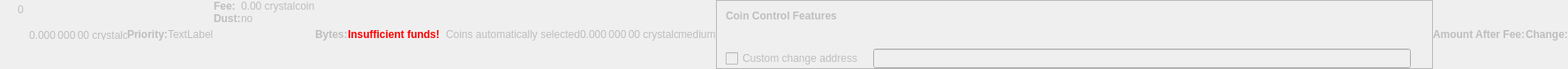
    <widget class="QWidget" name="dummyHideWidget" native="true">
     <property name="enabled">
      <bool>false</bool>
     </property>
     <property name="maximumSize">
      <size>
       <width>100</width>
       <height>22</height>
      </size>
     </property>
     <layout class="QHBoxLayout" name="dummyHideLayout">
      <property name="spacing">
       <number>0</number>
      </property>
      <property name="leftMargin">
       <number>0</number>
      </property>
      <property name="topMargin">
       <number>0</number>
      </property>
      <property name="rightMargin">
       <number>0</number>
      </property>
      <property name="bottomMargin">
       <number>0</number>
      </property>
      <item>
       <layout class="QFormLayout" name="formLayoutCoinControl1">
        <property name="horizontalSpacing">
         <number>10</number>
        </property>
        <property name="verticalSpacing">
         <number>14</number>
        </property>
        <property name="leftMargin">
         <number>10</number>
        </property>
        <property name="topMargin">
         <number>4</number>
        </property>
        <property name="rightMargin">
         <number>6</number>
        </property>
        <item row="0" column="1">
         <widget class="QLabel" name="labelCoinControlBytes">
          <property name="cursor">
           <cursorShape>IBeamCursor</cursorShape>
          </property>
          <property name="contextMenuPolicy">
           <enum>Qt::ActionsContextMenu</enum>
          </property>
          <property name="text">
           <string notr="true">0</string>
          </property>
          <property name="textInteractionFlags">
           <set>Qt::LinksAccessibleByMouse|Qt::TextSelectableByKeyboard|Qt::TextSelectableByMouse</set>
          </property>
         </widget>
        </item>
       </layout>
      </item>
      <item>
       <widget class="QLabel" name="labelCoinControlAfterFee">
        <property name="enabled">
         <bool>false</bool>
        </property>
        <property name="sizePolicy">
         <sizepolicy hsizetype="Fixed" vsizetype="Fixed">
          <horstretch>0</horstretch>
          <verstretch>0</verstretch>
         </sizepolicy>
        </property>
        <property name="minimumSize">
         <size>
          <width>111</width>
          <height>12</height>
         </size>
        </property>
        <property name="maximumSize">
         <size>
          <width>111</width>
          <height>12</height>
         </size>
        </property>
        <property name="cursor">
         <cursorShape>IBeamCursor</cursorShape>
        </property>
        <property name="contextMenuPolicy">
         <enum>Qt::ActionsContextMenu</enum>
        </property>
        <property name="text">
         <string notr="true">0.000 000 00 crystalcoin</string>
        </property>
        <property name="textInteractionFlags">
         <set>Qt::LinksAccessibleByMouse|Qt::TextSelectableByKeyboard|Qt::TextSelectableByMouse</set>
        </property>
       </widget>
      </item>
      <item>
       <widget class="QLabel" name="labelCoinControlPriorityText">
        <property name="enabled">
         <bool>false</bool>
        </property>
        <property name="font">
         <font>
          <weight>75</weight>
          <bold>true</bold>
         </font>
        </property>
        <property name="text">
         <string>Priority:</string>
        </property>
       </widget>
      </item>
      <item>
       <layout class="QHBoxLayout" name="horizontalLayout">
        <item>
         <widget class="QLabel" name="WarningLabel">
          <property name="text">
           <string>TextLabel</string>
          </property>
         </widget>
        </item>
       </layout>
      </item>
      <item>
       <layout class="QFormLayout" name="formLayoutCoinControl3">
        <property name="horizontalSpacing">
         <number>0</number>
        </property>
        <property name="verticalSpacing">
         <number>0</number>
        </property>
        <property name="leftMargin">
         <number>0</number>
        </property>
        <property name="topMargin">
         <number>0</number>
        </property>
        <property name="rightMargin">
         <number>0</number>
        </property>
        <item row="0" column="0">
         <widget class="QLabel" name="labelCoinControlFeeText">
          <property name="enabled">
           <bool>false</bool>
          </property>
          <property name="font">
           <font>
            <weight>75</weight>
            <bold>true</bold>
           </font>
          </property>
          <property name="text">
           <string>Fee:</string>
          </property>
          <property name="margin">
           <number>0</number>
          </property>
         </widget>
        </item>
        <item row="0" column="1">
         <widget class="QLabel" name="labelCoinControlFee">
          <property name="enabled">
           <bool>false</bool>
          </property>
          <property name="cursor">
           <cursorShape>IBeamCursor</cursorShape>
          </property>
          <property name="contextMenuPolicy">
           <enum>Qt::ActionsContextMenu</enum>
          </property>
          <property name="text">
           <string notr="true">0.00 crystalcoin</string>
          </property>
          <property name="textInteractionFlags">
           <set>Qt::LinksAccessibleByMouse|Qt::TextSelectableByKeyboard|Qt::TextSelectableByMouse</set>
          </property>
         </widget>
        </item>
        <item row="1" column="0">
         <widget class="QLabel" name="labelCoinControlLowOutputText">
          <property name="enabled">
           <bool>false</bool>
          </property>
          <property name="font">
           <font>
            <weight>75</weight>
            <bold>true</bold>
           </font>
          </property>
          <property name="text">
           <string>Dust:</string>
          </property>
         </widget>
        </item>
        <item row="1" column="1">
         <widget class="QLabel" name="labelCoinControlLowOutput">
          <property name="enabled">
           <bool>false</bool>
          </property>
          <property name="cursor">
           <cursorShape>IBeamCursor</cursorShape>
          </property>
          <property name="contextMenuPolicy">
           <enum>Qt::ActionsContextMenu</enum>
          </property>
          <property name="text">
           <string>no</string>
          </property>
          <property name="textInteractionFlags">
           <set>Qt::LinksAccessibleByMouse|Qt::TextSelectableByKeyboard|Qt::TextSelectableByMouse</set>
          </property>
         </widget>
        </item>
       </layout>
      </item>
      <item>
       <widget class="QLabel" name="labelCoinControlBytesText">
        <property name="enabled">
         <bool>false</bool>
        </property>
        <property name="font">
         <font>
          <weight>75</weight>
          <bold>true</bold>
         </font>
        </property>
        <property name="text">
         <string>Bytes:</string>
        </property>
       </widget>
      </item>
      <item>
       <layout class="QFormLayout" name="formLayoutCoinControl2">
        <property name="horizontalSpacing">
         <number>0</number>
        </property>
        <property name="verticalSpacing">
         <number>0</number>
        </property>
        <property name="leftMargin">
         <number>0</number>
        </property>
        <property name="topMargin">
         <number>0</number>
        </property>
        <property name="rightMargin">
         <number>0</number>
        </property>
       </layout>
      </item>
      <item>
       <layout class="QHBoxLayout" name="horizontalLayoutCoinControl2">
        <property name="spacing">
         <number>0</number>
        </property>
        <property name="bottomMargin">
         <number>0</number>
        </property>
       </layout>
      </item>
      <item>
       <widget class="QLabel" name="labelCoinControlInsuffFunds">
        <property name="enabled">
         <bool>false</bool>
        </property>
        <property name="minimumSize">
         <size>
          <width>0</width>
          <height>0</height>
         </size>
        </property>
        <property name="font">
         <font>
          <weight>75</weight>
          <bold>true</bold>
         </font>
        </property>
        <property name="styleSheet">
         <string notr="true">color:red;font-weight:bold;</string>
        </property>
        <property name="text">
         <string>Insufficient funds!</string>
        </property>
        <property name="margin">
         <number>5</number>
        </property>
       </widget>
      </item>
      <item>
       <layout class="QFormLayout" name="formLayoutCoinControl4">
        <property name="horizontalSpacing">
         <number>0</number>
        </property>
        <property name="verticalSpacing">
         <number>0</number>
        </property>
        <property name="leftMargin">
         <number>0</number>
        </property>
        <property name="topMargin">
         <number>0</number>
        </property>
        <property name="rightMargin">
         <number>0</number>
        </property>
       </layout>
      </item>
      <item>
       <widget class="QLabel" name="labelCoinControlChangeLabel">
        <property name="enabled">
         <bool>false</bool>
        </property>
        <property name="sizePolicy">
         <sizepolicy hsizetype="Preferred" vsizetype="Expanding">
          <horstretch>0</horstretch>
          <verstretch>0</verstretch>
         </sizepolicy>
        </property>
        <property name="minimumSize">
         <size>
          <width>0</width>
          <height>0</height>
         </size>
        </property>
        <property name="text">
         <string/>
        </property>
        <property name="margin">
         <number>3</number>
        </property>
       </widget>
      </item>
      <item>
       <widget class="QLabel" name="labelCoinControlAutomaticallySelected">
        <property name="enabled">
         <bool>false</bool>
        </property>
        <property name="sizePolicy">
         <sizepolicy hsizetype="Fixed" vsizetype="Fixed">
          <horstretch>0</horstretch>
          <verstretch>0</verstretch>
         </sizepolicy>
        </property>
        <property name="minimumSize">
         <size>
          <width>0</width>
          <height>0</height>
         </size>
        </property>
        <property name="maximumSize">
         <size>
          <width>240</width>
          <height>16777215</height>
         </size>
        </property>
        <property name="text">
         <string>Coins automatically selected</string>
        </property>
        <property name="margin">
         <number>5</number>
        </property>
       </widget>
      </item>
      <item>
       <widget class="QLabel" name="labelCoinControlChange">
        <property name="enabled">
         <bool>false</bool>
        </property>
        <property name="sizePolicy">
         <sizepolicy hsizetype="Fixed" vsizetype="Fixed">
          <horstretch>0</horstretch>
          <verstretch>0</verstretch>
         </sizepolicy>
        </property>
        <property name="minimumSize">
         <size>
          <width>111</width>
          <height>0</height>
         </size>
        </property>
        <property name="maximumSize">
         <size>
          <width>111</width>
          <height>16777215</height>
         </size>
        </property>
        <property name="cursor">
         <cursorShape>IBeamCursor</cursorShape>
        </property>
        <property name="contextMenuPolicy">
         <enum>Qt::ActionsContextMenu</enum>
        </property>
        <property name="text">
         <string notr="true">0.000 000 00 crystalcoin</string>
        </property>
        <property name="textInteractionFlags">
         <set>Qt::LinksAccessibleByMouse|Qt::TextSelectableByKeyboard|Qt::TextSelectableByMouse</set>
        </property>
       </widget>
      </item>
      <item>
       <widget class="QLabel" name="labelCoinControlPriority">
        <property name="enabled">
         <bool>false</bool>
        </property>
        <property name="cursor">
         <cursorShape>IBeamCursor</cursorShape>
        </property>
        <property name="contextMenuPolicy">
         <enum>Qt::ActionsContextMenu</enum>
        </property>
        <property name="text">
         <string>medium</string>
        </property>
        <property name="textInteractionFlags">
         <set>Qt::LinksAccessibleByMouse|Qt::TextSelectableByKeyboard|Qt::TextSelectableByMouse</set>
        </property>
       </widget>
      </item>
      <item>
       <widget class="QFrame" name="frameCoinControl">
        <property name="sizePolicy">
         <sizepolicy hsizetype="Expanding" vsizetype="Expanding">
          <horstretch>0</horstretch>
          <verstretch>0</verstretch>
         </sizepolicy>
        </property>
        <property name="maximumSize">
         <size>
          <width>16777215</width>
          <height>16777215</height>
         </size>
        </property>
        <property name="frameShape">
         <enum>QFrame::StyledPanel</enum>
        </property>
        <property name="frameShadow">
         <enum>QFrame::Sunken</enum>
        </property>
        <layout class="QVBoxLayout" name="verticalLayoutCoinControl2_2">
         <property name="spacing">
          <number>0</number>
         </property>
         <property name="leftMargin">
          <number>0</number>
         </property>
         <property name="topMargin">
          <number>0</number>
         </property>
         <property name="rightMargin">
          <number>0</number>
         </property>
         <property name="bottomMargin">
          <number>0</number>
         </property>
         <item>
          <layout class="QVBoxLayout" name="verticalLayoutCoinControl" stretch="0,0,0,1">
           <property name="spacing">
            <number>0</number>
           </property>
           <property name="leftMargin">
            <number>10</number>
           </property>
           <property name="topMargin">
            <number>10</number>
           </property>
           <item>
            <layout class="QHBoxLayout" name="horizontalLayoutCoinControl1">
             <property name="bottomMargin">
              <number>15</number>
             </property>
             <item>
              <widget class="QLabel" name="labelCoinControlFeatures">
               <property name="enabled">
                <bool>false</bool>
               </property>
               <property name="sizePolicy">
                <sizepolicy hsizetype="Preferred" vsizetype="Maximum">
                 <horstretch>0</horstretch>
                 <verstretch>0</verstretch>
                </sizepolicy>
               </property>
               <property name="font">
                <font>
                 <weight>75</weight>
                 <bold>true</bold>
                </font>
               </property>
               <property name="styleSheet">
                <string notr="true">font-weight:bold;</string>
               </property>
               <property name="text">
                <string>Coin Control Features</string>
               </property>
              </widget>
             </item>
            </layout>
           </item>
           <item>
            <widget class="QWidget" name="widgetCoinControl" native="true">
             <property name="sizePolicy">
              <sizepolicy hsizetype="Preferred" vsizetype="Preferred">
               <horstretch>0</horstretch>
               <verstretch>0</verstretch>
              </sizepolicy>
             </property>
             <property name="minimumSize">
              <size>
               <width>0</width>
               <height>0</height>
              </size>
             </property>
             <property name="styleSheet">
              <string notr="true"/>
             </property>
             <layout class="QHBoxLayout" name="horizontalLayoutCoinControl5_2">
              <property name="leftMargin">
               <number>0</number>
              </property>
              <property name="topMargin">
               <number>0</number>
              </property>
              <property name="rightMargin">
               <number>0</number>
              </property>
              <property name="bottomMargin">
               <number>0</number>
              </property>
              <item>
               <layout class="QHBoxLayout" name="horizontalLayoutCoinControl3">
                <property name="spacing">
                 <number>20</number>
                </property>
                <property name="topMargin">
                 <number>0</number>
                </property>
                <property name="bottomMargin">
                 <number>10</number>
                </property>
               </layout>
              </item>
             </layout>
            </widget>
           </item>
           <item>
            <layout class="QHBoxLayout" name="horizontalLayoutCoinControl4" stretch="0,0,0">
             <property name="spacing">
              <number>12</number>
             </property>
             <property name="sizeConstraint">
              <enum>QLayout::SetDefaultConstraint</enum>
             </property>
             <property name="topMargin">
              <number>5</number>
             </property>
             <property name="rightMargin">
              <number>5</number>
             </property>
             <item>
              <widget class="QCheckBox" name="checkBoxCoinControlChange">
               <property name="enabled">
                <bool>false</bool>
               </property>
               <property name="toolTip">
                <string>If this is activated, but the change address is empty or invalid, change will be sent to a newly generated address.</string>
               </property>
               <property name="text">
                <string>Custom change address</string>
               </property>
              </widget>
             </item>
             <item>
              <widget class="QValidatedLineEdit" name="lineEditCoinControlChange">
               <property name="enabled">
                <bool>false</bool>
               </property>
               <property name="sizePolicy">
                <sizepolicy hsizetype="Expanding" vsizetype="Fixed">
                 <horstretch>0</horstretch>
                 <verstretch>0</verstretch>
                </sizepolicy>
               </property>
              </widget>
             </item>
             <item>
              <widget class="QLabel" name="labelCoinControlChangeLabel_2">
               <property name="sizePolicy">
                <sizepolicy hsizetype="Preferred" vsizetype="Expanding">
                 <horstretch>0</horstretch>
                 <verstretch>0</verstretch>
                </sizepolicy>
               </property>
               <property name="minimumSize">
                <size>
                 <width>0</width>
                 <height>0</height>
                </size>
               </property>
               <property name="text">
                <string/>
               </property>
               <property name="margin">
                <number>3</number>
               </property>
              </widget>
             </item>
            </layout>
           </item>
           <item>
            <spacer name="verticalSpacerCoinControl">
             <property name="orientation">
              <enum>Qt::Vertical</enum>
             </property>
             <property name="sizeHint" stdset="0">
              <size>
               <width>800</width>
               <height>1</height>
              </size>
             </property>
            </spacer>
           </item>
          </layout>
         </item>
        </layout>
       </widget>
      </item>
      <item>
       <widget class="QLabel" name="labelCoinControlAfterFeeText">
        <property name="enabled">
         <bool>false</bool>
        </property>
        <property name="minimumSize">
         <size>
          <width>0</width>
          <height>0</height>
         </size>
        </property>
        <property name="maximumSize">
         <size>
          <width>16777215</width>
          <height>16777215</height>
         </size>
        </property>
        <property name="font">
         <font>
          <weight>75</weight>
          <bold>true</bold>
         </font>
        </property>
        <property name="text">
         <string>Amount After Fee:</string>
        </property>
        <property name="alignment">
         <set>Qt::AlignLeading|Qt::AlignLeft|Qt::AlignVCenter</set>
        </property>
        <property name="margin">
         <number>0</number>
        </property>
       </widget>
      </item>
      <item>
       <widget class="QLabel" name="labelCoinControlChangeText">
        <property name="enabled">
         <bool>false</bool>
        </property>
        <property name="sizePolicy">
         <sizepolicy hsizetype="Preferred" vsizetype="Preferred">
          <horstretch>0</horstretch>
          <verstretch>0</verstretch>
         </sizepolicy>
        </property>
        <property name="minimumSize">
         <size>
          <width>0</width>
          <height>0</height>
         </size>
        </property>
        <property name="maximumSize">
         <size>
          <width>16777215</width>
          <height>16777215</height>
         </size>
        </property>
        <property name="font">
         <font>
          <weight>75</weight>
          <bold>true</bold>
         </font>
        </property>
        <property name="text">
         <string>Change:</string>
        </property>
        <property name="alignment">
         <set>Qt::AlignLeading|Qt::AlignLeft|Qt::AlignVCenter</set>
        </property>
       </widget>
      </item>
     </layout>
    </widget>
